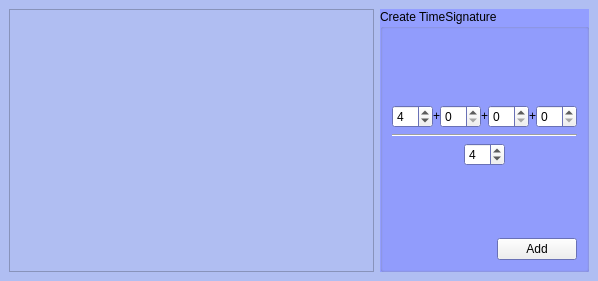
<ui version="4.0" >
 <class>TimeDialogBase</class>
 <widget class="QWidget" name="TimeDialogBase" >
  <property name="geometry" >
   <rect>
    <x>0</x>
    <y>0</y>
    <width>598</width>
    <height>281</height>
   </rect>
  </property>
  <property name="palette" >
   <palette>
    <active>
     <colorrole role="Base" >
      <brush brushstyle="SolidPattern" >
       <color alpha="255" >
        <red>255</red>
        <green>255</green>
        <blue>255</blue>
       </color>
      </brush>
     </colorrole>
     <colorrole role="Window" >
      <brush brushstyle="SolidPattern" >
       <color alpha="255" >
        <red>176</red>
        <green>190</green>
        <blue>242</blue>
       </color>
      </brush>
     </colorrole>
    </active>
    <inactive>
     <colorrole role="Base" >
      <brush brushstyle="SolidPattern" >
       <color alpha="255" >
        <red>255</red>
        <green>255</green>
        <blue>255</blue>
       </color>
      </brush>
     </colorrole>
     <colorrole role="Window" >
      <brush brushstyle="SolidPattern" >
       <color alpha="255" >
        <red>176</red>
        <green>190</green>
        <blue>242</blue>
       </color>
      </brush>
     </colorrole>
    </inactive>
    <disabled>
     <colorrole role="Base" >
      <brush brushstyle="SolidPattern" >
       <color alpha="255" >
        <red>176</red>
        <green>190</green>
        <blue>242</blue>
       </color>
      </brush>
     </colorrole>
     <colorrole role="Window" >
      <brush brushstyle="SolidPattern" >
       <color alpha="255" >
        <red>176</red>
        <green>190</green>
        <blue>242</blue>
       </color>
      </brush>
     </colorrole>
    </disabled>
   </palette>
  </property>
  <property name="windowTitle" >
   <string>Form</string>
  </property>
  <layout class="QHBoxLayout" >
   <property name="margin" >
    <number>9</number>
   </property>
   <property name="spacing" >
    <number>6</number>
   </property>
   <item>
    <widget class="QFrame" name="frame" >
     <property name="sizePolicy" >
      <sizepolicy>
       <hsizetype>7</hsizetype>
       <vsizetype>7</vsizetype>
       <horstretch>0</horstretch>
       <verstretch>0</verstretch>
      </sizepolicy>
     </property>
     <property name="frameShape" >
      <enum>QFrame::StyledPanel</enum>
     </property>
     <property name="frameShadow" >
      <enum>QFrame::Raised</enum>
     </property>
    </widget>
   </item>
   <item>
    <widget class="QGroupBox" name="groupBox" >
     <property name="sizePolicy" >
      <sizepolicy>
       <hsizetype>4</hsizetype>
       <vsizetype>5</vsizetype>
       <horstretch>0</horstretch>
       <verstretch>0</verstretch>
      </sizepolicy>
     </property>
     <property name="palette" >
      <palette>
       <active>
        <colorrole role="Base" >
         <brush brushstyle="SolidPattern" >
          <color alpha="255" >
           <red>255</red>
           <green>255</green>
           <blue>255</blue>
          </color>
         </brush>
        </colorrole>
        <colorrole role="Window" >
         <brush brushstyle="SolidPattern" >
          <color alpha="255" >
           <red>147</red>
           <green>158</green>
           <blue>255</blue>
          </color>
         </brush>
        </colorrole>
       </active>
       <inactive>
        <colorrole role="Base" >
         <brush brushstyle="SolidPattern" >
          <color alpha="255" >
           <red>255</red>
           <green>255</green>
           <blue>255</blue>
          </color>
         </brush>
        </colorrole>
        <colorrole role="Window" >
         <brush brushstyle="SolidPattern" >
          <color alpha="255" >
           <red>147</red>
           <green>158</green>
           <blue>255</blue>
          </color>
         </brush>
        </colorrole>
       </inactive>
       <disabled>
        <colorrole role="Base" >
         <brush brushstyle="SolidPattern" >
          <color alpha="255" >
           <red>147</red>
           <green>158</green>
           <blue>255</blue>
          </color>
         </brush>
        </colorrole>
        <colorrole role="Window" >
         <brush brushstyle="SolidPattern" >
          <color alpha="255" >
           <red>147</red>
           <green>158</green>
           <blue>255</blue>
          </color>
         </brush>
        </colorrole>
       </disabled>
      </palette>
     </property>
     <property name="autoFillBackground" >
      <bool>true</bool>
     </property>
     <property name="title" >
      <string>Create TimeSignature</string>
     </property>
     <layout class="QVBoxLayout" >
      <property name="margin" >
       <number>9</number>
      </property>
      <property name="spacing" >
       <number>6</number>
      </property>
      <item>
       <spacer>
        <property name="orientation" >
         <enum>Qt::Vertical</enum>
        </property>
        <property name="sizeHint" >
         <size>
          <width>20</width>
          <height>31</height>
         </size>
        </property>
       </spacer>
      </item>
      <item>
       <layout class="QHBoxLayout" >
        <property name="margin" >
         <number>0</number>
        </property>
        <property name="spacing" >
         <number>0</number>
        </property>
        <item>
         <widget class="QSpinBox" name="z1" >
          <property name="sizePolicy" >
           <sizepolicy>
            <hsizetype>5</hsizetype>
            <vsizetype>0</vsizetype>
            <horstretch>0</horstretch>
            <verstretch>0</verstretch>
           </sizepolicy>
          </property>
          <property name="maximum" >
           <number>63</number>
          </property>
          <property name="minimum" >
           <number>1</number>
          </property>
          <property name="value" >
           <number>4</number>
          </property>
         </widget>
        </item>
        <item>
         <widget class="QLabel" name="label" >
          <property name="sizePolicy" >
           <sizepolicy>
            <hsizetype>0</hsizetype>
            <vsizetype>0</vsizetype>
            <horstretch>0</horstretch>
            <verstretch>0</verstretch>
           </sizepolicy>
          </property>
          <property name="text" >
           <string>+</string>
          </property>
         </widget>
        </item>
        <item>
         <widget class="QSpinBox" name="z2" >
          <property name="sizePolicy" >
           <sizepolicy>
            <hsizetype>5</hsizetype>
            <vsizetype>0</vsizetype>
            <horstretch>0</horstretch>
            <verstretch>0</verstretch>
           </sizepolicy>
          </property>
          <property name="maximum" >
           <number>63</number>
          </property>
         </widget>
        </item>
        <item>
         <widget class="QLabel" name="label_2" >
          <property name="sizePolicy" >
           <sizepolicy>
            <hsizetype>0</hsizetype>
            <vsizetype>0</vsizetype>
            <horstretch>0</horstretch>
            <verstretch>0</verstretch>
           </sizepolicy>
          </property>
          <property name="text" >
           <string>+</string>
          </property>
         </widget>
        </item>
        <item>
         <widget class="QSpinBox" name="z3" >
          <property name="sizePolicy" >
           <sizepolicy>
            <hsizetype>5</hsizetype>
            <vsizetype>0</vsizetype>
            <horstretch>0</horstretch>
            <verstretch>0</verstretch>
           </sizepolicy>
          </property>
          <property name="maximum" >
           <number>63</number>
          </property>
         </widget>
        </item>
        <item>
         <widget class="QLabel" name="label_3" >
          <property name="sizePolicy" >
           <sizepolicy>
            <hsizetype>0</hsizetype>
            <vsizetype>0</vsizetype>
            <horstretch>0</horstretch>
            <verstretch>0</verstretch>
           </sizepolicy>
          </property>
          <property name="text" >
           <string>+</string>
          </property>
         </widget>
        </item>
        <item>
         <widget class="QSpinBox" name="z4" >
          <property name="sizePolicy" >
           <sizepolicy>
            <hsizetype>5</hsizetype>
            <vsizetype>0</vsizetype>
            <horstretch>0</horstretch>
            <verstretch>0</verstretch>
           </sizepolicy>
          </property>
          <property name="maximum" >
           <number>63</number>
          </property>
         </widget>
        </item>
       </layout>
      </item>
      <item>
       <widget class="Line" name="line" >
        <property name="orientation" >
         <enum>Qt::Horizontal</enum>
        </property>
       </widget>
      </item>
      <item>
       <layout class="QHBoxLayout" >
        <property name="margin" >
         <number>0</number>
        </property>
        <property name="spacing" >
         <number>2</number>
        </property>
        <item>
         <spacer>
          <property name="orientation" >
           <enum>Qt::Horizontal</enum>
          </property>
          <property name="sizeHint" >
           <size>
            <width>40</width>
            <height>20</height>
           </size>
          </property>
         </spacer>
        </item>
        <item>
         <widget class="QSpinBox" name="n" >
          <property name="sizePolicy" >
           <sizepolicy>
            <hsizetype>5</hsizetype>
            <vsizetype>0</vsizetype>
            <horstretch>0</horstretch>
            <verstretch>0</verstretch>
           </sizepolicy>
          </property>
          <property name="maximum" >
           <number>63</number>
          </property>
          <property name="minimum" >
           <number>1</number>
          </property>
          <property name="value" >
           <number>4</number>
          </property>
         </widget>
        </item>
        <item>
         <spacer>
          <property name="orientation" >
           <enum>Qt::Horizontal</enum>
          </property>
          <property name="sizeHint" >
           <size>
            <width>40</width>
            <height>20</height>
           </size>
          </property>
         </spacer>
        </item>
       </layout>
      </item>
      <item>
       <spacer>
        <property name="orientation" >
         <enum>Qt::Vertical</enum>
        </property>
        <property name="sizeHint" >
         <size>
          <width>20</width>
          <height>40</height>
         </size>
        </property>
       </spacer>
      </item>
      <item>
       <layout class="QHBoxLayout" >
        <property name="margin" >
         <number>0</number>
        </property>
        <property name="spacing" >
         <number>6</number>
        </property>
        <item>
         <spacer>
          <property name="orientation" >
           <enum>Qt::Horizontal</enum>
          </property>
          <property name="sizeHint" >
           <size>
            <width>40</width>
            <height>20</height>
           </size>
          </property>
         </spacer>
        </item>
        <item>
         <widget class="QPushButton" name="addButton" >
          <property name="toolTip" >
           <string>add time signature to palette</string>
          </property>
          <property name="text" >
           <string>Add</string>
          </property>
         </widget>
        </item>
       </layout>
      </item>
     </layout>
    </widget>
   </item>
  </layout>
 </widget>
 <resources/>
 <connections/>
</ui>
